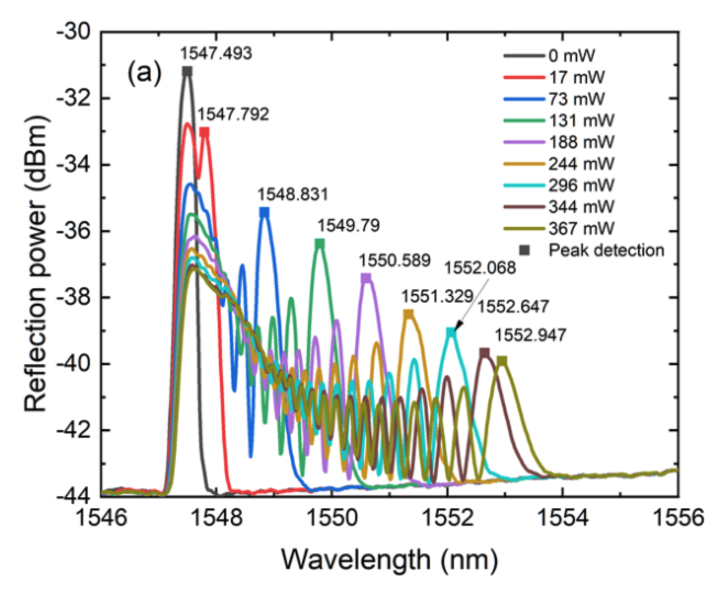
#> input picture 20260802_nonuniform_FBG/FBG-spectrum.png, 1436 x 1188 px (shown at 1/2 size)
$ python digitize_spectra.py
#> lines starting #> are read from the running program, lines starting #| are printed output that depends on the picture; after the words box and inside, x2 and y2 are one past the last pixel; in counts of white or black regions, pixels touching at a corner belong together
"""Digitize the colored traces in FBG-spectrum.png using the published plot axes."""

from pathlib import Path

import matplotlib.pyplot as plt
import numpy as np
from PIL import Image


POWERS = np.array([17, 73, 131, 188, 244, 296, 344, 367], dtype=float)
RGB = np.array(
    [
        [238, 52, 55],
        [24, 94, 211],
        [48, 161, 96],
        [166, 103, 211],
        [198, 141, 35],
        [25, 196, 197],
        [106, 60, 60],
        [131, 131, 33],
    ],
    dtype=float,
)
# Manual exclusion bounds remove legend samples and colored annotation artifacts.
MAX_WAVELENGTH_NM = np.array([1548.35, 1549.55, 1550.55, 1551.35, 1551.85, 1552.95, 1553.75, 1554.10])
MAX_DBM = np.array([-32.0, -34.0, -35.0, -35.8, -36.3, -36.5, -37.0, -37.0])

# Plot-spine calibration in the 1436x1188 supplied PNG.
X_LEFT, X_RIGHT = 201, 1357
Y_TOP, Y_BOTTOM = 63, 994


def x_to_nm(x: np.ndarray) -> np.ndarray:
    return 1546.0 + (x - X_LEFT) * 10.0 / (X_RIGHT - X_LEFT)


def y_to_dbm(y: np.ndarray) -> np.ndarray:
    return -30.0 - (y - Y_TOP) * 14.0 / (Y_BOTTOM - Y_TOP)


def digitize(path: str | Path = "FBG-spectrum.png", rgb_distance: float = 42.0):
#> called with path = 'FBG-spectrum.png', rgb_distance = 42
    image = np.asarray(Image.open(path).convert("RGB"), dtype=float)
    traces = {}
    for power, color, max_nm, max_dbm in zip(POWERS, RGB, MAX_WAVELENGTH_NM, MAX_DBM):
        mask = np.linalg.norm(image - color, axis=2) < rgb_distance
        wavelength, power_dbm = [], []
        for x in range(X_LEFT + 2, X_RIGHT - 1):
            yy = np.flatnonzero(mask[Y_TOP + 1 : Y_BOTTOM, x]) + Y_TOP + 1
            if yy.size == 0:
                continue
            dbm = y_to_dbm(yy)
            yy = yy[dbm < max_dbm]
            if yy.size:
                wavelength.append(x_to_nm(x))
                power_dbm.append(y_to_dbm(np.median(yy)))
        wavelength = np.asarray(wavelength)
        power_dbm = np.asarray(power_dbm)
        valid = (
            (wavelength >= 1546.75)
            & (wavelength <= max_nm)
            & (power_dbm >= -43.65)
            & (power_dbm <= max_dbm)
        )
        traces[int(power)] = (wavelength[valid], power_dbm[valid])
#> this loop made 8 passes
#> pass 1, in digitize, `mask = np.linalg.norm(image - color, axis=2) < rgb_distance`:
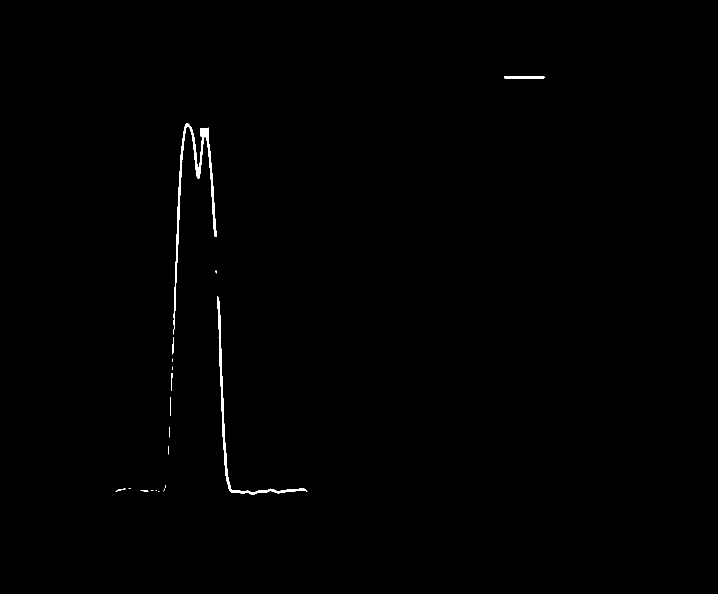
#> mask: shape (1188, 1436) bool (shown at 1/2 size); 0.38% white; 20 white regions (11 under 20 px), largest, box (x1, y1, x2, y2) and area: (347, 246, 433, 669) 3392, (434, 592, 615, 990) 2410, (1008, 153, 1090, 158) 326
#> pass 2, in digitize, `mask = np.linalg.norm(image - color, axis=2) < rgb_distance`:
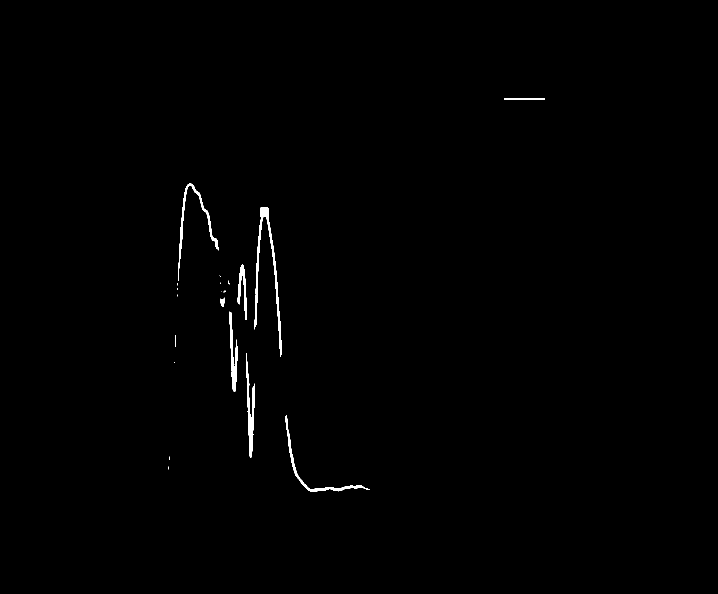
#> mask: shape (1188, 1436) bool (shown at 1/2 size); 0.51% white; 21 white regions (12 under 20 px), largest, box (x1, y1, x2, y2) and area: (509, 415, 564, 714) 2276, (493, 706, 509, 915) 1312, (356, 367, 437, 562) 1308
#> pass 3, in digitize, `mask = np.linalg.norm(image - color, axis=2) < rgb_distance`:
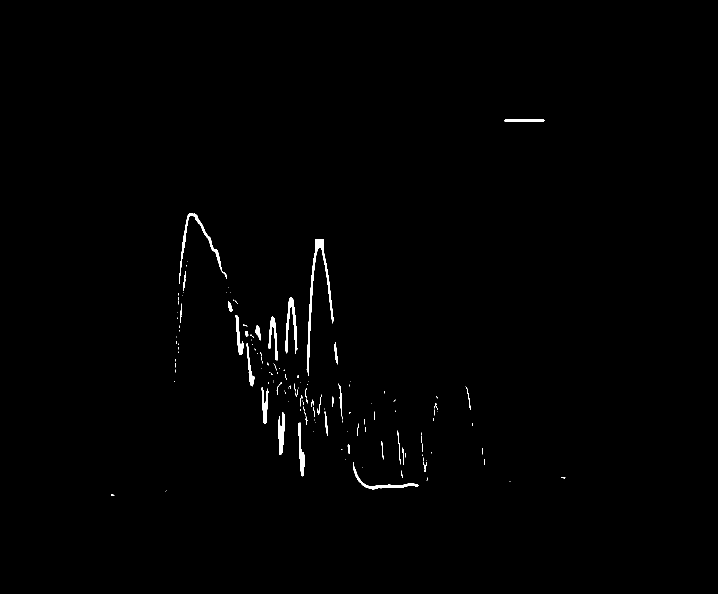
#> mask: shape (1188, 1436) bool (shown at 1/2 size); 0.63% white; 147 white regions (111 under 20 px), largest, box (x1, y1, x2, y2) and area: (613, 478, 667, 752) 1899, (358, 426, 454, 568) 1095, (570, 595, 595, 708) 968
#> after the loop, traces = 8 items
    return traces


def main() -> None:
    out = Path("outputs")
    out.mkdir(exist_ok=True)
    traces = digitize()
#> traces = 8 items
    all_wavelength = np.unique(np.concatenate([v[0] for v in traces.values()]))
#> all_wavelength = 803 values from 1547.1 to 1554.1
    columns = [all_wavelength]
    header = ["wavelength_nm"]
    for power, (wavelength, dbm) in traces.items():
        values = np.full(all_wavelength.shape, np.nan)
        indices = np.searchsorted(all_wavelength, wavelength)
        values[indices] = dbm
        columns.append(values)
        header.append(f"power_{power}_mW_dbm")
#> this loop made 8 passes
#> power on passes 1 to 8: 17, 73, 131, 188, 244, 296, 344, 367
#> after the loop, columns = 9 items; header = ['wavelength_nm', 'power_17_mW_dbm', 'power_73_mW_dbm', 'power_131_mW_dbm', 'power_188_mW_dbm', 'power_244_mW_dbm', 'power_296_mW_dbm', 'power_344_mW_dbm', 'power_367_mW_dbm']
    np.savetxt(
        out / "digitized_heated_spectra.csv",
        np.column_stack(columns),
        delimiter=",",
        header=",".join(header),
        comments="",
        fmt="%.8g",
    )

    fig, ax = plt.subplots(figsize=(9, 6))
    for power, color, (wavelength, dbm) in zip(POWERS, RGB / 255.0, traces.values()):
        ax.plot(wavelength, dbm, ".", ms=2, color=color, label=f"{power:g} mW")
#> this loop made 8 passes
#> (power, color) on passes 1 to 8: (17, [0.933, 0.204, 0.216]), (73, [0.0941, 0.369, 0.827]), (131, [0.188, 0.631, 0.376]), (188, [0.651, 0.404, 0.827]), (244, [0.776, 0.553, 0.137]), (296, [0.098, 0.769, 0.773]), (344, [0.416, 0.235, 0.235]), (367, [0.514, 0.514, 0.129])
    ax.set(xlim=(1546, 1556), ylim=(-44, -30), xlabel="Wavelength (nm)", ylabel="Digitized reflection (dBm)")
    ax.legend(frameon=False)
    fig.tight_layout()
    fig.savefig(out / "digitized_heated_spectra.png", dpi=180)
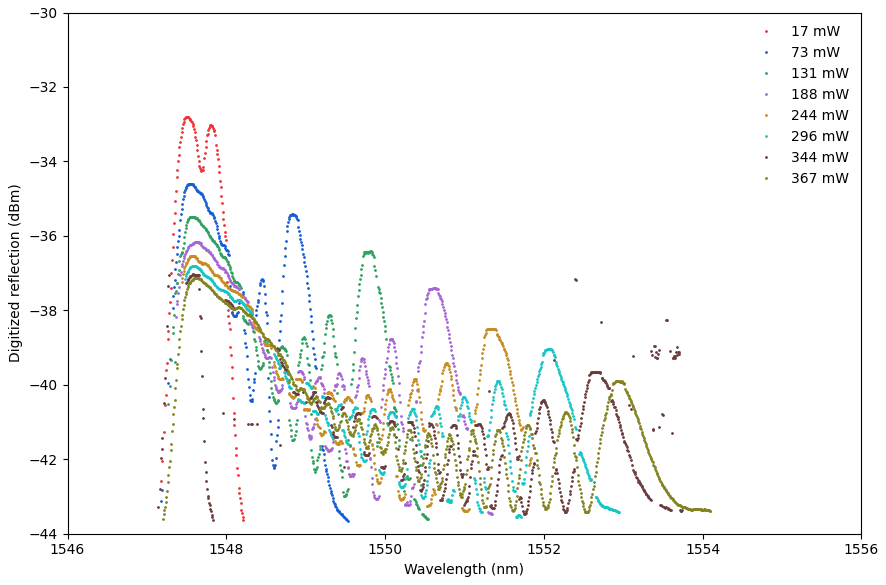
#> figure drawn by matplotlib, 1 panel; curve peaks at x = 1547.5, y = -32.8; curve peaks at x = 1547.5, y = -34.59; curve peaks at x = 1547.5, y = -35.49


if __name__ == "__main__":
    main()
